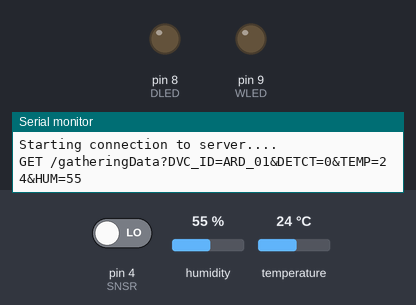
Recording of a sketch running on a simulated Arduino Mega 2560, built with avr-gcc and run on an emulated ATmega2560. Parts: output pins drawn as LEDs (lit = HIGH), the last lines printed to the serial monitor. The test bench sets the inputs (shaded band); at power-on: pin 4 (SNSR) LOW, humidity 55 %, temperature 24 °C. WiFi joins after 1.5 s; servers stay silent unless stated; uploads are accepted with an empty reply.

Above: at 3.7 s.
3.8 s: pin 4 (SNSR) driven HIGH
At 7.9 s:
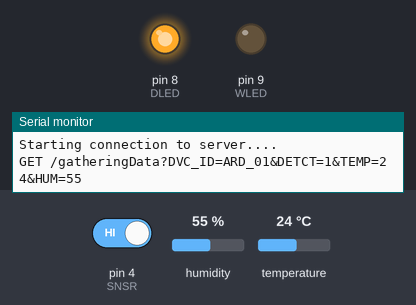
8.3 s: pin 4 (SNSR) driven LOW
At 11.9 s:
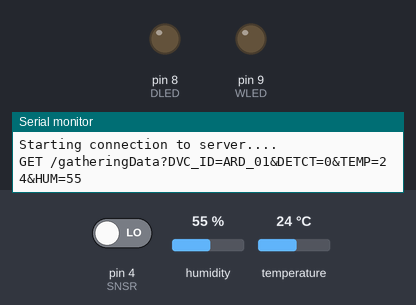
Timing chart, 0 to 13.4 s (numbered marks = the images above; inputs shaded):
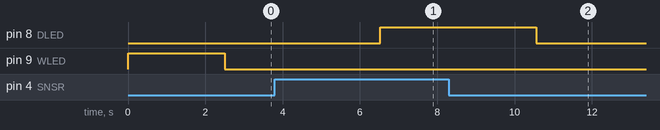

Measured:
- after the input at 3.8 s, pin 8 (DLED): LOW → HIGH after 2.7 s
- after the input at 8.3 s, pin 8 (DLED): HIGH → LOW after 2.3 s

The sketch:

gathering_final.ino
```cpp
#include <WiFiEspAT.h>

#include <SoftwareSerial.h>
SoftwareSerial Serial1(6, 7); // TX, RX

// ssid = 와이파이 이름
// pass = 와이파이 비밀번호
const char ssid[] = "";
const char pass[] = "";

int tempArray[2];
bool tempDetected = false;

int tempHum[2];
bool isDetected = false;

void setup() {
  wifiSetup();
  detectedSetup();
}

void loop() {
  // 연결상태 체크
  chkWiFi();
  // 인체 감지
  detectedStart();
  Serial.print("Detected : ");
  Serial.println(isDetected);
  // temp 값 가져옴
  getTempHum();
  Serial.print("Temperature: ");
  Serial.print(tempHum[0]);
  Serial.print(" °C\tHumidity: ");
  Serial.print(tempHum[1]);
  Serial.println(" %");

  chkDiff();
  // 3초 딜레이
  delay(3000);
}

void chkDiff() {
  bool isChange = false;
  if (tempDetected != isDetected) {
    tempDetected = isDetected;
    isChange = true;
  }

  if (tempArray[0] != tempHum[0] || tempArray[1] != tempHum[1]) {
    tempArray[0] = tempHum[0];
    tempArray[1] = tempHum[1];
    isChange = true;
  }
  // 변경 값이 있다면, 서버로 데이터를 보낸다
  if (isChange) {
    Serial.println("Send Data to Web Server");
    sendData();
  }
}
```

DHT11.ino
```cpp
#include <DHT11.h>

// 온/습도 센서 Pin 2로 설정
DHT11 dht11(2);

void getTempHum() {
  int temperature = 0;
  int humidity = 0;

  // 온습도 센서에서 값을 읽어들여 옴
  int result = dht11.readTemperatureHumidity(temperature, humidity);
  if (result == 0) {
      // 온도 값 Serial에 출력
      tempHum[0] = temperature;
      tempHum[1] = humidity;
  } else {
      Serial.println(DHT11::getErrorString(result));
  }
}
```

detectedSnsr.ino
```cpp
#define SNSR 4 // HC-SR505 D7번 연결
#define DLED 8 // LED 8번 Pin

void detectedSetup() {
  pinMode(SNSR, INPUT);
  pinMode(DLED, OUTPUT);
  digitalWrite(SNSR, LOW);
}

void detectedStart() {
  if (digitalRead(SNSR) == HIGH) {
    digitalWrite(DLED, HIGH);
    isDetected = true;
  } else {
    digitalWrite(DLED, LOW);
    isDetected = false;
  }
}
```

sendDataToWebServer.ino
```cpp
// 서버 Host 주소를 입력합니다. (혹은 IP)
const char* server = "";

// Client 객체 선언
WiFiClient client;

void sendData() {
  if (WiFi.status() != WL_CONNECTED) {
    return;
  }

  if (!client.connected()) {
    Serial.println("Server connection lost. Reconnecting...");
    if (client.connect(server, 8080)) {
      Serial.println("Reconnected to server");
    } else {
      Serial.println("Failed to reconnect to server");
    }
  }

  Serial.println("Starting connection to server....");
  if (client.connect(server, 8080)) {
    String dvcId = "ARD_01";
    String detct = String(isDetected);
    String temp = String(tempHum[0]);
    String hum = String(tempHum[1]);

    String sendMsg = "GET /gatheringData?DVC_ID=" + dvcId
                   + "&DETCT=" + detct
                   + "&TEMP=" + temp
                   + "&HUM=" + hum;
    Serial.println(sendMsg);

    client.println(sendMsg);
    client.println(server);
    client.println("Connection: close");
    client.println();
    client.flush();
  }

  while (client.available()) {
    char c = client.read();
    Serial.write(c);
  }
  Serial.println();
}
```

wifi_setup.ino
```cpp
#define WLED 9 // LED 9번 Pin

void wifiSetup() {
  pinMode(WLED, OUTPUT);

  Serial.begin(9600);
  while (!Serial) {
    digitalWrite(WLED, HIGH);
  }

  Serial1.begin(9600);
  WiFi.init(Serial1);

  // 와이파이 모듈과 통신에 실패하는지 확인
  if (WiFi.status() == WL_NO_MODULE) {
    Serial.println();
    Serial.println("Communication with WiFi module failed!");
    digitalWrite(WLED, HIGH);
    // 실패했다면 아두이노의 시리얼포트 옆의 빨간 버튼을 눌러줍니다
    while (true);
  }

  // WiFi와의 연결을 기다립니다.
  Serial.println("Waiting for connection to WiFi");
  while (WiFi.status() != WL_CONNECTED) {
    digitalWrite(WLED, HIGH);
    connectWiFi();
    delay(1000);
    Serial.print('.');
    digitalWrite(WLED, LOW);
  }
  digitalWrite(WLED, LOW);
  Serial.println();

  Serial.println("Connected to WiFi network.");
}

void chkWiFi() {
  if (WiFi.status() != WL_CONNECTED) {
    digitalWrite(WLED, HIGH);
    while(true);
  }
  if (WiFi.status() == WL_NO_MODULE) {
    Serial.println();
    Serial.println("Communication with WiFi module failed!");
    digitalWrite(WLED, HIGH);
    while (true);
  }
}

void connectWiFi() {
  // 설정한 와이파이 이름과 비밀번호로 접속 시도
  int status = WiFi.begin(ssid, pass);
  if (status == WL_CONNECTED) {
  } else {
    WiFi.disconnect();
  }
}
```
